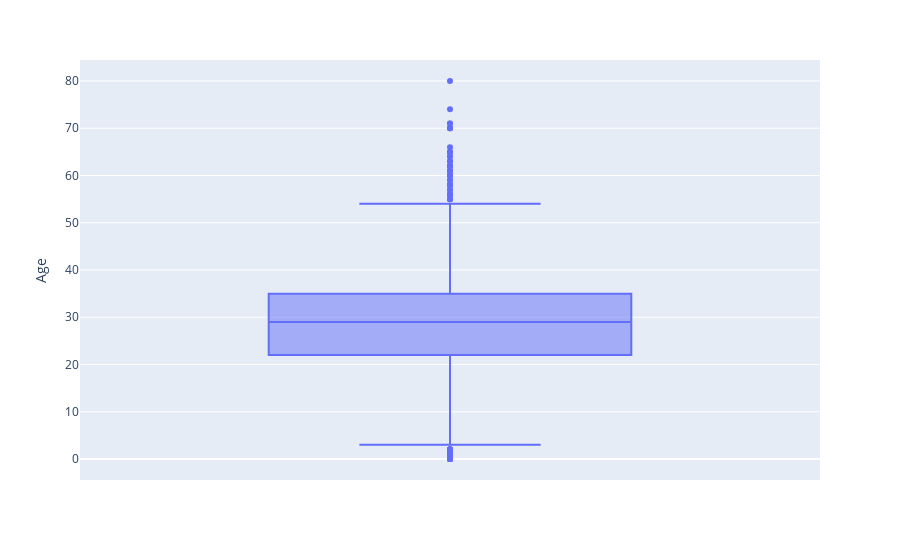
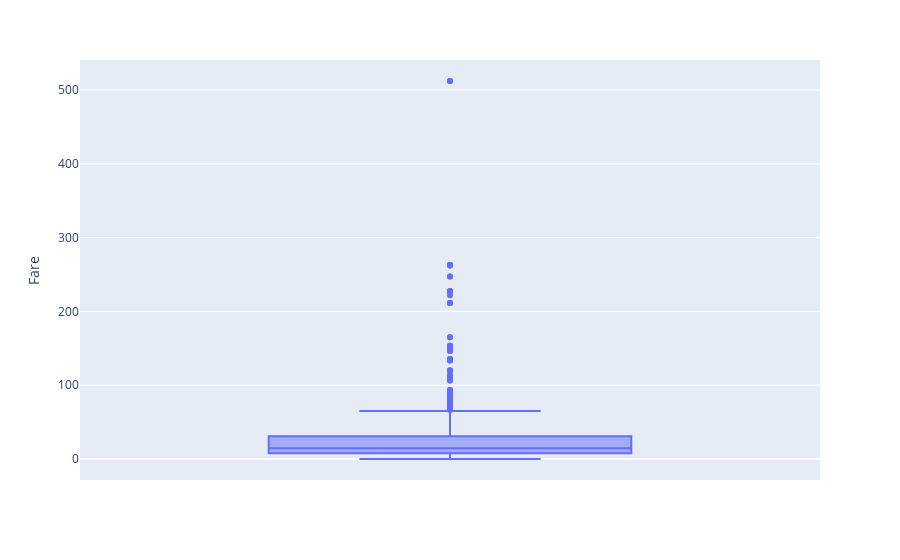
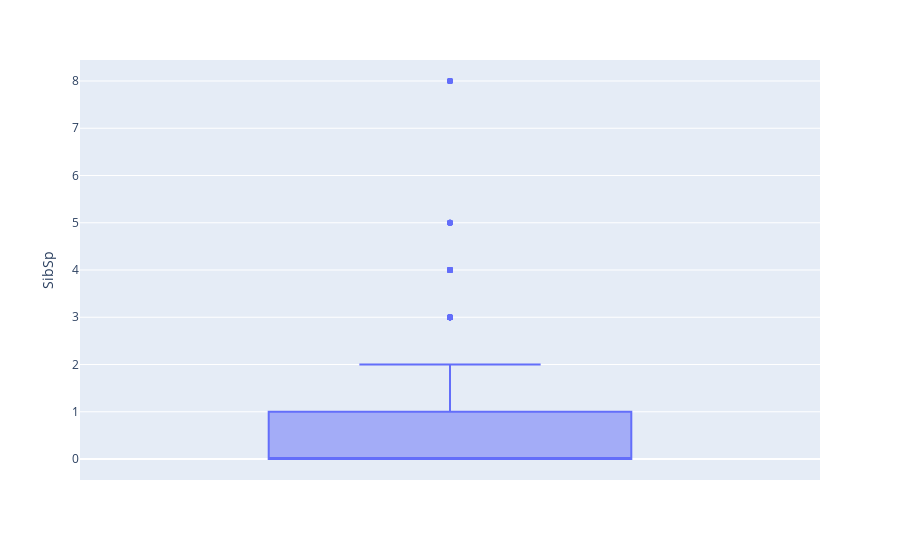
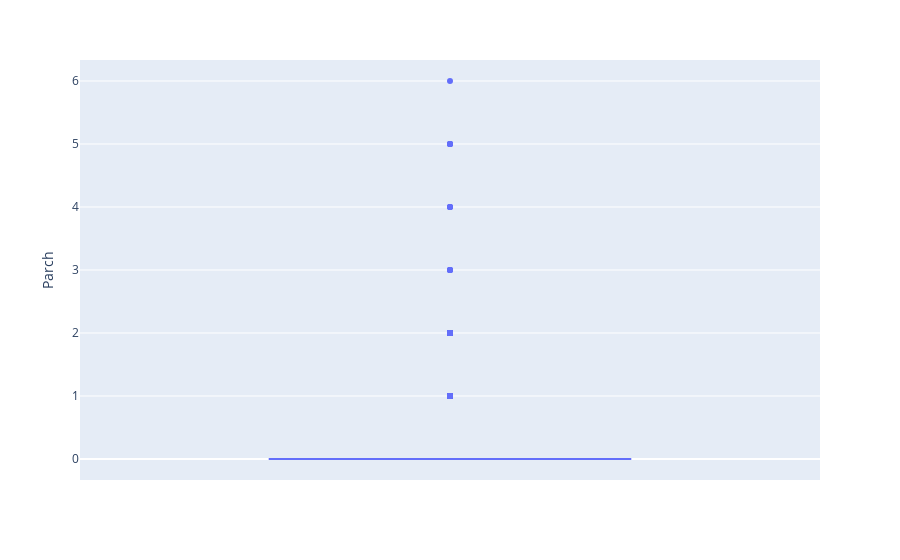

Source (notebook cell) for these figures, in order:
### Code cell
fig = px.box(data_frame=df_Train, y='Age')
fig.show()

fig = px.box(data_frame=df_Train, y='Fare')
fig.show()

fig = px.box(data_frame=df_Train, y='SibSp')
fig.show()

fig = px.box(data_frame=df_Train, y='Parch')
fig.show()

### Figure 1 — Plotly figure (JSON) as saved in the notebook; plotly's stock layout.template omitted (floating-point values rounded to 4 significant figures; data arrays with more than 128 entries replaced by an {"elided": "..."} marker saying what was removed)
{"data": [{"alignmentgroup": "True", "hovertemplate": "Age=%{y}<extra></extra>", "legendgroup": "", "marker": {"color": "#636efa"}, "name": "", "notched": false, "offsetgroup": "", "orientation": "v", "showlegend": false, "type": "box", "x0": " ", "xaxis": "x", "y": {"elided": "891 int values"}, "y0": " ", "yaxis": "y"}], "layout": {"boxmode": "group", "legend": {"tracegroupgap": 0}, "margin": {"t": 60}, "xaxis": {"anchor": "y", "domain": [0, 1]}, "yaxis": {"anchor": "x", "domain": [0, 1], "title": {"text": "Age"}}}}

### Figure 2 — Plotly figure (JSON) as saved in the notebook; plotly's stock layout.template omitted (floating-point values rounded to 4 significant figures; data arrays with more than 128 entries replaced by an {"elided": "..."} marker saying what was removed)
{"data": [{"alignmentgroup": "True", "hovertemplate": "Fare=%{y}<extra></extra>", "legendgroup": "", "marker": {"color": "#636efa"}, "name": "", "notched": false, "offsetgroup": "", "orientation": "v", "showlegend": false, "type": "box", "x0": " ", "xaxis": "x", "y": {"elided": "891 float values"}, "y0": " ", "yaxis": "y"}], "layout": {"boxmode": "group", "legend": {"tracegroupgap": 0}, "margin": {"t": 60}, "xaxis": {"anchor": "y", "domain": [0, 1]}, "yaxis": {"anchor": "x", "domain": [0, 1], "title": {"text": "Fare"}}}}

### Figure 3 — Plotly figure (JSON) as saved in the notebook; plotly's stock layout.template omitted (floating-point values rounded to 4 significant figures; data arrays with more than 128 entries replaced by an {"elided": "..."} marker saying what was removed)
{"data": [{"alignmentgroup": "True", "hovertemplate": "SibSp=%{y}<extra></extra>", "legendgroup": "", "marker": {"color": "#636efa"}, "name": "", "notched": false, "offsetgroup": "", "orientation": "v", "showlegend": false, "type": "box", "x0": " ", "xaxis": "x", "y": {"elided": "891 int values"}, "y0": " ", "yaxis": "y"}], "layout": {"boxmode": "group", "legend": {"tracegroupgap": 0}, "margin": {"t": 60}, "xaxis": {"anchor": "y", "domain": [0, 1]}, "yaxis": {"anchor": "x", "domain": [0, 1], "title": {"text": "SibSp"}}}}

### Figure 4 — Plotly figure (JSON) as saved in the notebook; plotly's stock layout.template omitted (floating-point values rounded to 4 significant figures; data arrays with more than 128 entries replaced by an {"elided": "..."} marker saying what was removed)
{"data": [{"alignmentgroup": "True", "hovertemplate": "Parch=%{y}<extra></extra>", "legendgroup": "", "marker": {"color": "#636efa"}, "name": "", "notched": false, "offsetgroup": "", "orientation": "v", "showlegend": false, "type": "box", "x0": " ", "xaxis": "x", "y": {"elided": "891 int values"}, "y0": " ", "yaxis": "y"}], "layout": {"boxmode": "group", "legend": {"tracegroupgap": 0}, "margin": {"t": 60}, "xaxis": {"anchor": "y", "domain": [0, 1]}, "yaxis": {"anchor": "x", "domain": [0, 1], "title": {"text": "Parch"}}}}
